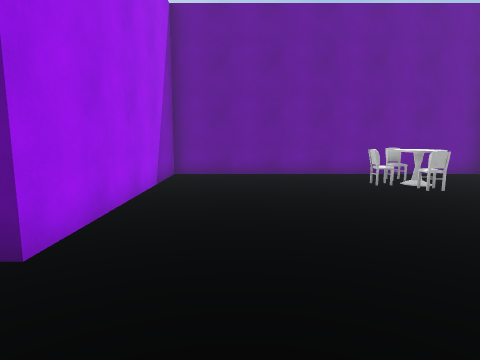
View 1 (above)

21 first-person views from a walk through a Unity game level. The camera is 1.5 m above the floor, tilts 8° down and sees 75° across. The floor is counted in squares, 1 m on a side. Each view is taken from the middle of a square. On the plan, view 1 faces up. The plan holds only what a view shows up to about 15 squares ahead; the rest is blank. The player character is not drawn.

View 2
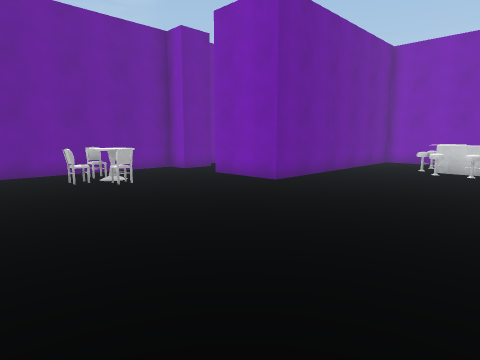

View 3
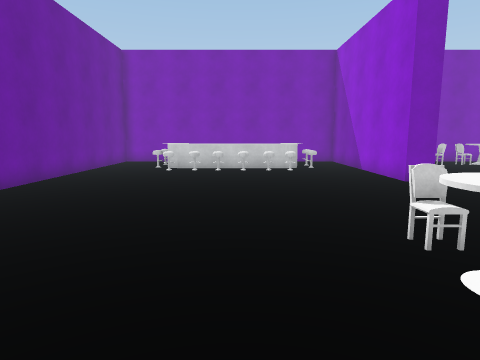

View 4
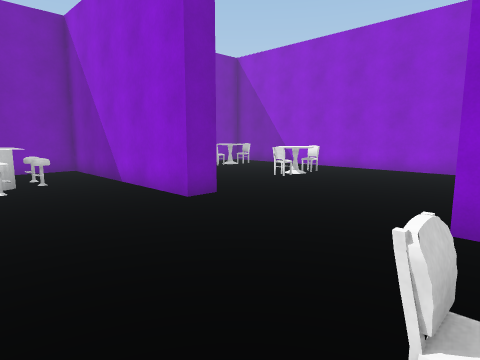

View 5
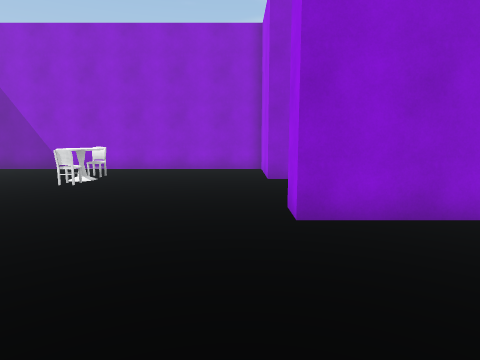

View 6
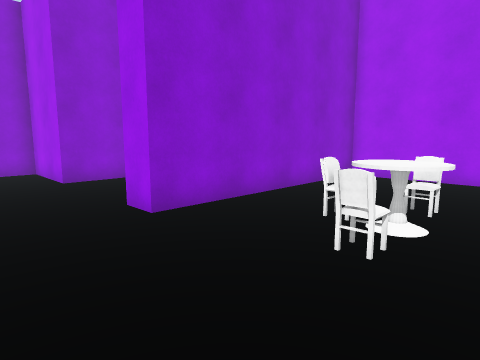

View 7
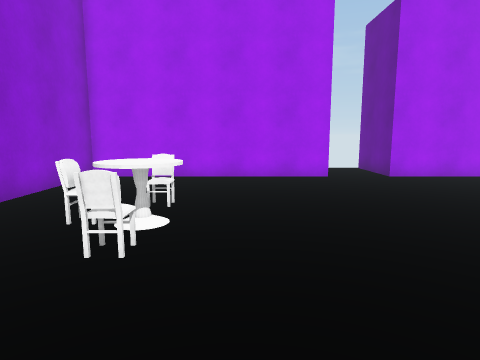

View 8
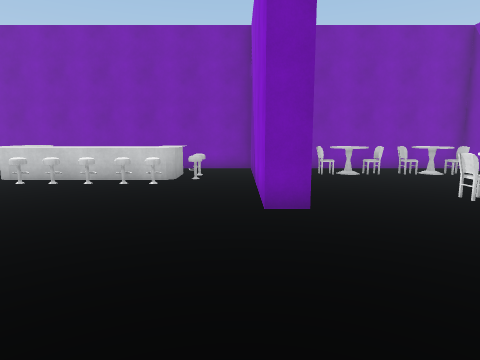

View 9
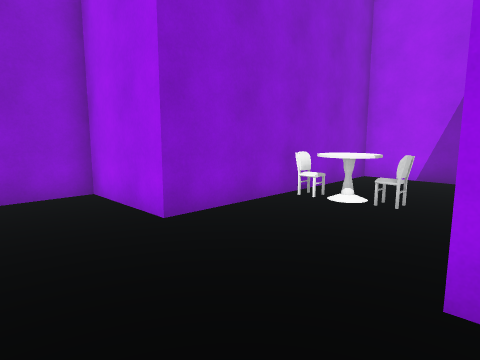

View 10
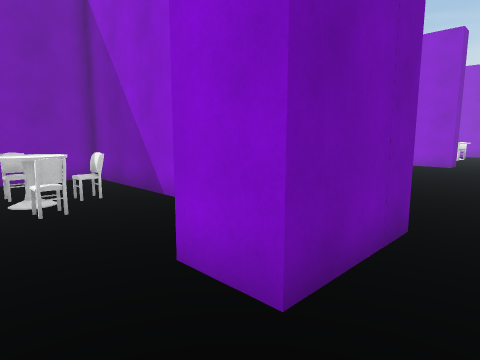

View 11
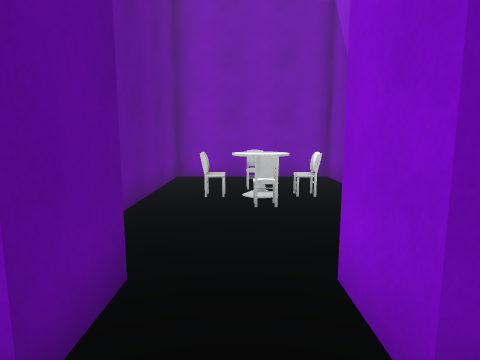

View 12
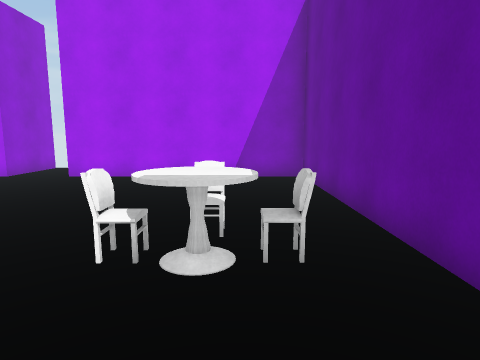

View 13
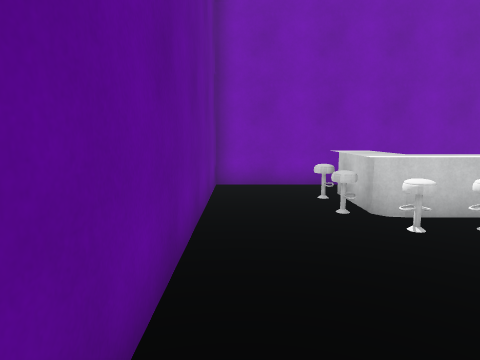

View 14
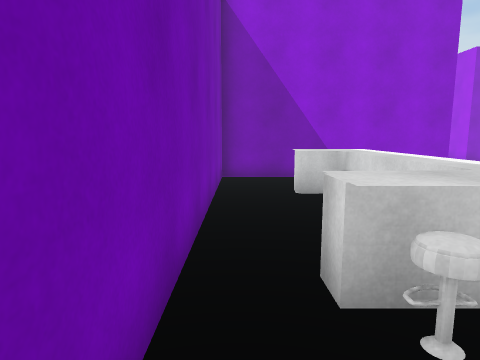

View 15
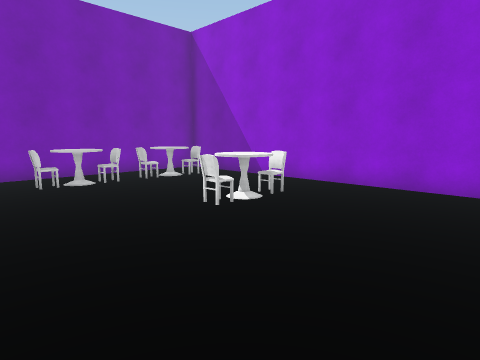

View 16
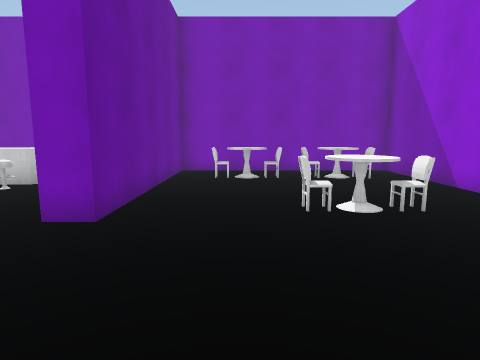

View 17
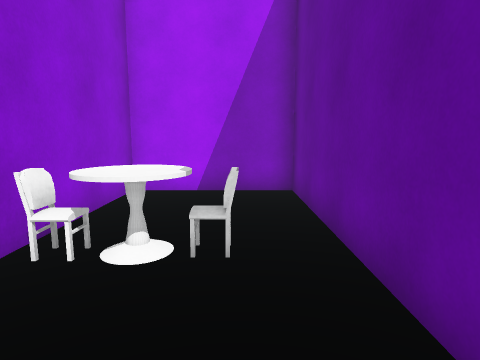

View 18
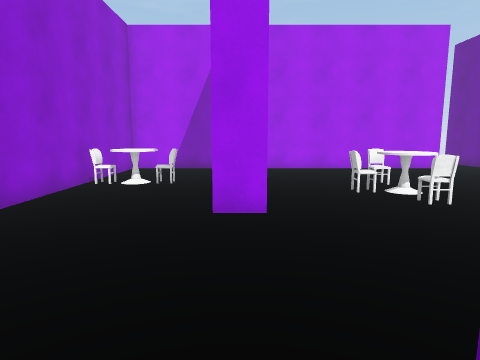

View 19
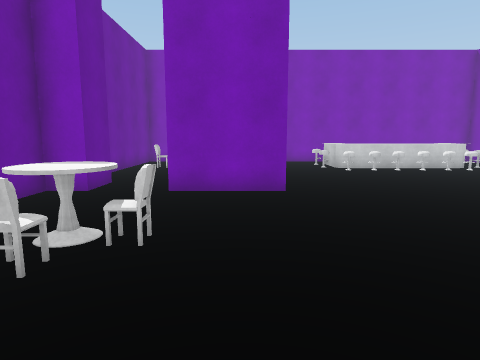

View 20
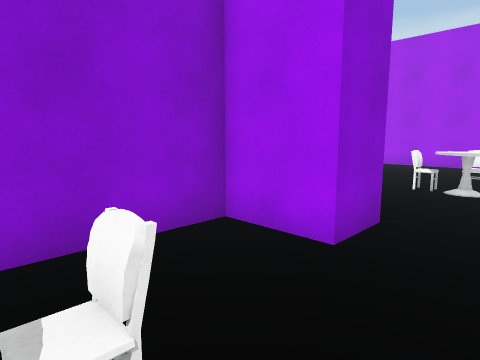

View 21
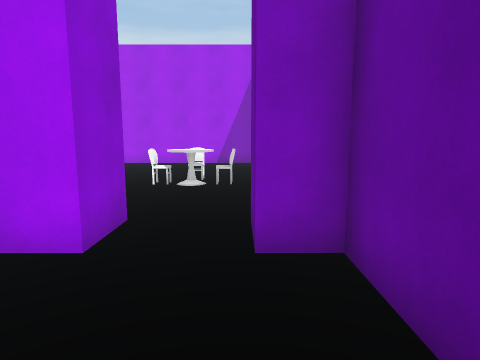

### Floor plan
Key: @ floor where view 1 was taken; # wall or solid block; . floor; C chair; T table; S stool; O other object.
Columns run from 6 left of view 1 to 20 right of it. Each row starts with its distance up from view 1.
 12    ########################
 11    #.......C....##....C...#
 10    #......CCT........TC#..#
  9    #......C#T...##...#T#..#
  8    #............##........#
  7    #............###########
  6    #............###########
  5    #......................#
  4 ####......................#
  3  .....................SSS.#
  2  ....................SOOO.#
  1 ####.................SO ..#
  0    #..@..............SO ..#
 -1    #.................SO...#
 -2    #.................SO...#
 -3    #.....TT..........SOO..#
 -4    #....CCT#..........SO..#
 -5    #......#...........SS..#
 -6    #......................#
 -7    #..............#########
 -8    #########..............#
 -9    #...................C..#
-10    #....C..............TT.#
-11    #....CT........C.......#
-12    #..............CT...C..#
-13    ##########.....TT...CT.#
-14             #..........TT.#
-15             #.............#
-16             #.............#
-17             ###############

Positions as (right, up) in squares from view 1, and headings:
1: (0, 0), facing up
2: (1, -1), facing up-right
3: (1, -1), facing right
4: (5, -2), facing down-right
5: (7, -2), facing down
6: (9, -2), facing down-left
7: (9, -2), facing left
8: (5, -6), facing right
9: (9, -8), facing down-left
10: (8, 11), facing down-right
11: (8, 10), facing right
12: (9, 10), facing left
13: (10, 5), facing right
14: (19, 5), facing down
15: (7, -7), facing down-right
16: (6, -10), facing right
17: (6, -10), facing left
18: (12, -8), facing left
19: (1, 7), facing right
20: (15, 11), facing down-left
21: (15, 11), facing left
